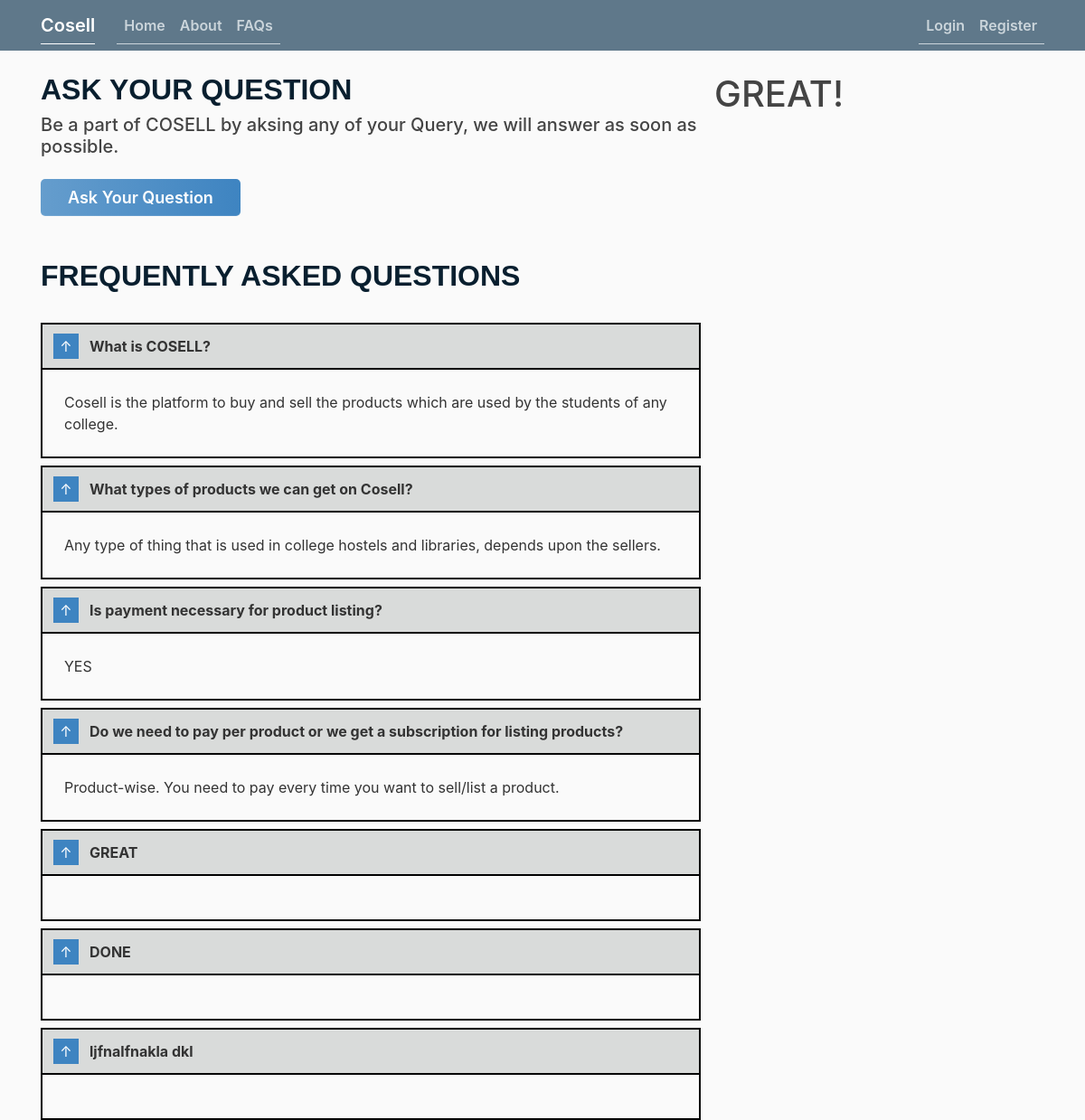
Before: /faq with the older database file.
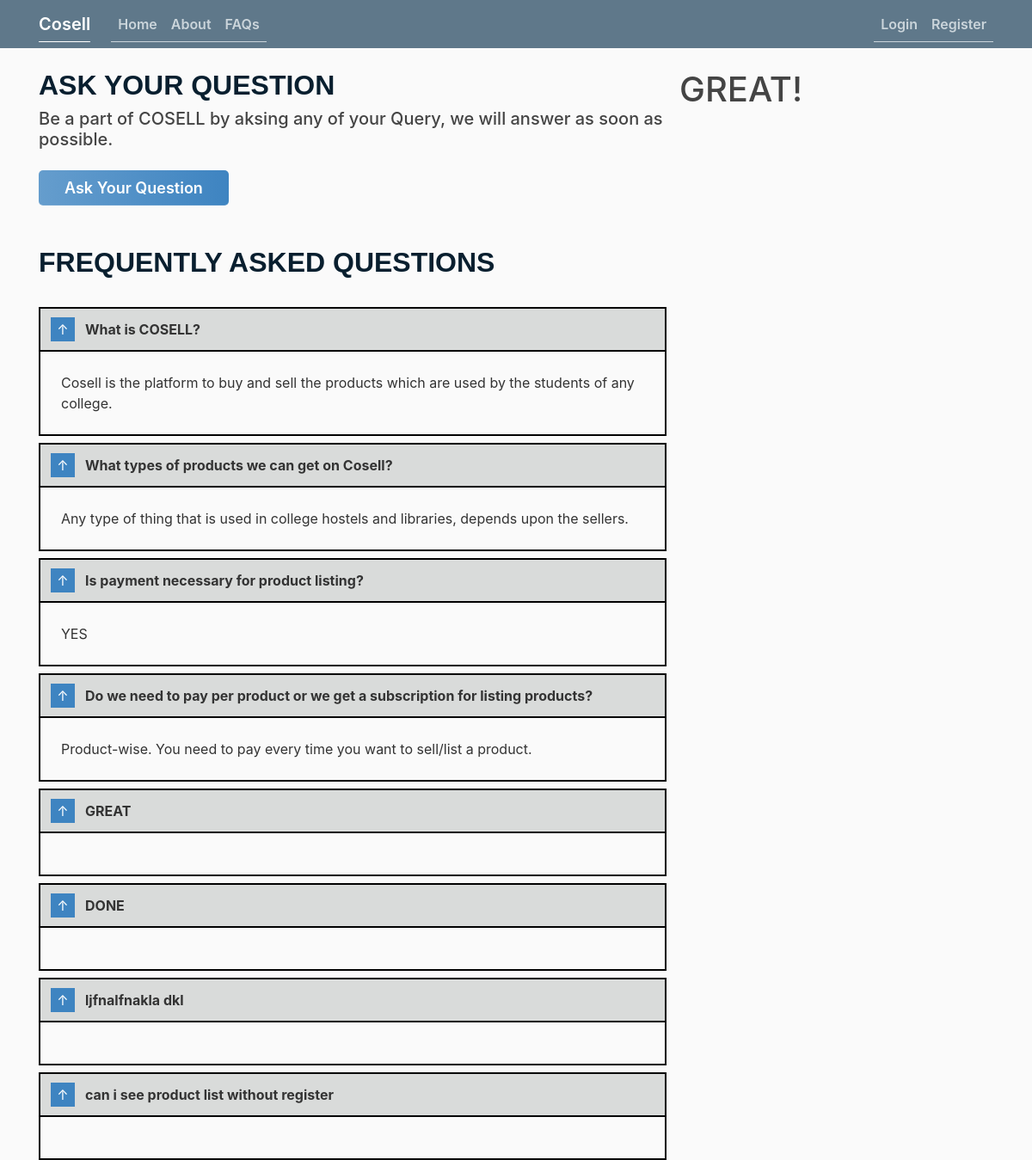
After: the same page with the newer database file.
### CosellApp/models.py (models this page shows, shortened)
class FAQ(models.Model):
    Id = models.AutoField(primary_key=True)
    UserName = models.ForeignKey(User, on_delete=models.CASCADE)
    DateTime = models.DateTimeField(default=timezone.now)
    Query = models.TextField(max_length=200)
    Answer = models.TextField(max_length=200, blank=True)

### CosellApp/views.py (the view)
# urls.py: path('faq', views.faq, name='faq'),
def faq(request):
    faqs = FAQ.objects.all()
    context = {
        'faqs': faqs,
    }
    return render(request, 'faq.html', context)

### templates/faq.html (shortened to what this page needs)
{% extends 'base.html' %}
{% block content %}
<h2> Ask Your Question </h2>
<div class="center">
  <h5>Be a part of COSELL by aksing any of your Query, we will answer as soon as possible.<h5><br>
      <a class="btnSub" href="{% url 'faq_ask' %}" style="text-decoration: none">
        Ask Your Question
      </a>
</div>
<br> <br>
<h2>Frequently Asked Questions </h2> <br>
{% for faq in faqs %}
<details open>
  <summary><strong>
      {{faq.Query}}
    </strong>
  </summary>
  <div>
    {{faq.Answer}}
  </div>
</details>
{% endfor %}
{% endblock content %}

Changed rows visible on the page:
added FAQ: Query "can i see product list without register"
